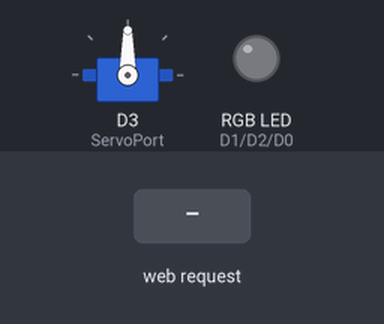
A sketch run on a simulated ESP8266 (NodeMCU). On the bench: servo, an RGB LED mixed from three pins (HIGH = lit). The inputs (shaded band) are chosen by the test bench. Dim RGB values are drawn brighter than linear; WiFi joins after 1.5 s; servers stay silent unless stated; what the sketch prints to the serial monitor is not drawn.

Above: at 3.2 s.
3.3 s: HTTP request GET /setPOS received
At 4.4 s:
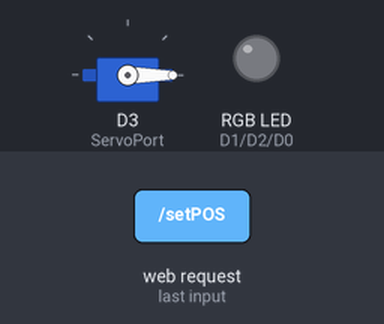
4.8 s: HTTP request GET /setRGB?r=1 received
At 5.6 s:
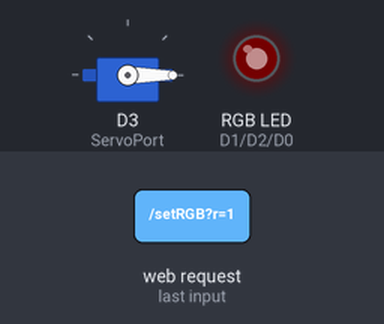
6.3 s: HTTP request GET /setRGB?r=120 received
At 6.7 s:
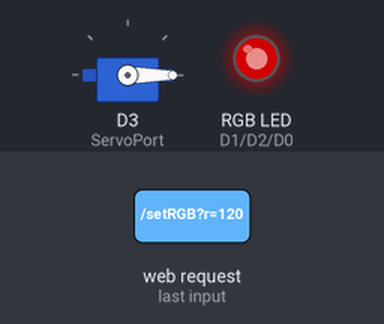
7.8 s: HTTP request GET /setRGB?g=1 received
At 9.0 s:
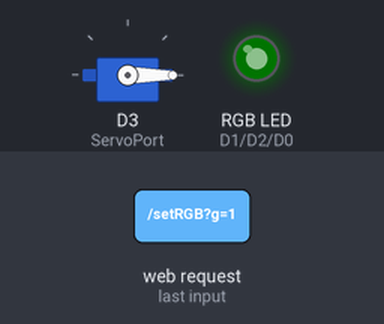
9.3 s: HTTP request GET /setRGB?g=120 received
At 10.1 s:
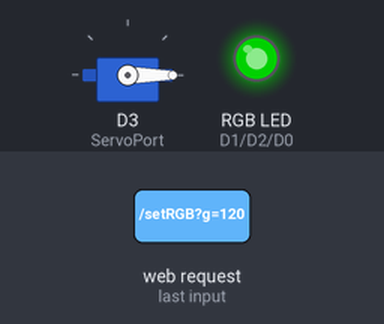
10.8 s: HTTP request GET /setRGB?b=1 received
At 11.3 s:
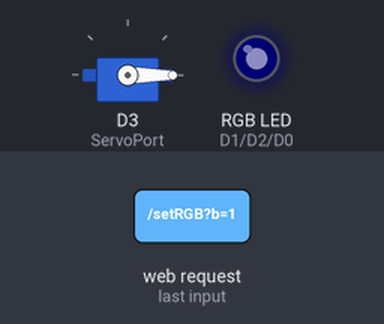
Timing chart, 0 to 13.3 s (numbered marks = the images above; inputs shaded):
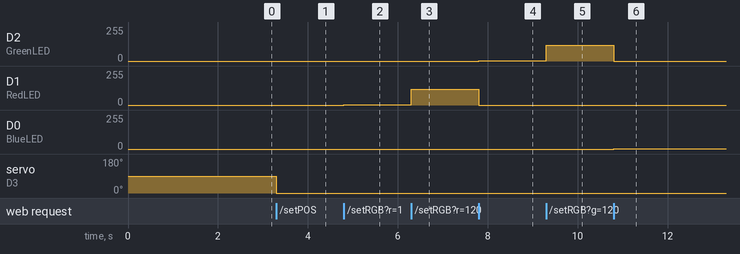

The sketch:

test_servo_led.ino
```cpp
#include <ESP8266WiFi.h>
#include <ESP8266WebServer.h>
#include <Servo.h>
#include "control.h"

#define ServoPort D3
//SSID and Password of your WiFi router
const char* ssid = "Redmi9C";
const char* password = "11112222";
//const char* ssid = "Wifi FREE";
//const char* password = "comatkhau";

Servo myservo;
ESP8266WebServer server(80);

//LED Connections
const int BlueLED = 16; // D0
const int RedLED = 5;    // D1
const int GreenLED = 4; // D2

//=======================================================================
//                    xử lý trang chính
//=======================================================================
void handleRoot() {
  Serial.println("Root Page Requested");
  server.send(200, "text/html", MAIN_page);
}

//=======================================================================
//                    Xử lý bộ màu
//=======================================================================
void handleForm() {
  //Màu sắc riêng biệt được gửi qua javascript
  String red = server.arg("r");
  String green = server.arg("g");
  String blue = server.arg("b");
  int r = red.toInt();
  int g = green.toInt();
  int b = blue.toInt();

  Serial.print("Red:");Serial.println(r);
  Serial.print("Green:");Serial.println(g);
  Serial.print("Blue:");Serial.println(b);

  //ESP hỗ trợ analogWrite Tất cả IO đều là PWM
  analogWrite(RedLED,r);
  analogWrite(GreenLED,g);
  analogWrite(BlueLED,b);

  server.sendHeader("Location", "/");
  server.send(302, "text/plain", "Updated-- Press Back Button");

  delay(500);
}
void handleServo(){

  String POS = server.arg("servoPOS");

  int pos = POS.toInt();

  myservo.write(pos);   //--> Di chuyển động cơ servo theo giá trị POS

  delay(15);

  Serial.print("Servo Angle:");

  Serial.println(pos);

  server.send(200, "text/plane","");

}
void handleFeed(){

  myservo.write(110);   //--> Di chuyển động cơ servo theo giá trị POS

  delay(1000);

  myservo.write(45);

  server.send(200, "text/plane","");

}
void handleTurnoff(){

  analogWrite(RedLED,LOW);
  analogWrite(GreenLED,LOW);
  analogWrite(BlueLED,LOW);

  delay(1000);

  server.send(200, "text/plane","");

}
//=======================================================================
//                    CÀI ĐẶT
//=======================================================================
void setup(){
  Serial.begin(115200);   //Bắt đầu kết nối nối tiếp
  delay(500);
  myservo.attach(ServoPort);

  pinMode(RedLED,OUTPUT);
  pinMode(GreenLED,OUTPUT);
  pinMode(BlueLED,OUTPUT);

  WiFi.mode(WIFI_STA);

  WiFi.begin(ssid, password);     //Kết nối với bộ định tuyến WiFi của bạn
  Serial.println("connecting");

  // Chờ kết nối
  while (WiFi.status() != WL_CONNECTED) {
    Serial.print(".");
    delay(500);
  }


  //Nếu kết nối thành công hiển thị địa chỉ IP trong màn hình nối tiếp
  Serial.println("");
  Serial.print("Connected to ");
  Serial.println("WiFi");
  Serial.print("IP address: ");
  Serial.println(WiFi.localIP());  //Địa chỉ IP được gán cho ESP của bạn

  server.on("/", handleRoot);  //Liên kết hàm xử lý với đường dẫn
  server.on("/setRGB",handleForm);
  server.on("/setPOS",handleServo);
  server.on("/feed",handleFeed);
  server.on("/turnoff",handleTurnoff);

  server.begin();                           //Bắt đầu server
  Serial.println("HTTP server started");
}
//=======================================================================
//                    LOOP
//=======================================================================
void loop(){
  server.handleClient();
}
```

Source omitted: control.h (50966 bytes)

Measured:
- after the input at 3.3 s, servo on D3 (ServoPort): 90° → 0° at once
- after the input at 4.8 s, D1 (RedLED): 0/255 → 1/255 at once
- after the input at 6.3 s, D1 (RedLED): 1/255 → 120/255 at once
- after the input at 7.8 s, D2 (GreenLED): 0/255 → 1/255 at once; D1 (RedLED): 120/255 → 0/255 at once
- after the input at 9.3 s, D2 (GreenLED): 1/255 → 120/255 at once
- after the input at 10.8 s, D2 (GreenLED): 120/255 → 0/255 at once; D0 (BlueLED): 0/255 → 1/255 at once
